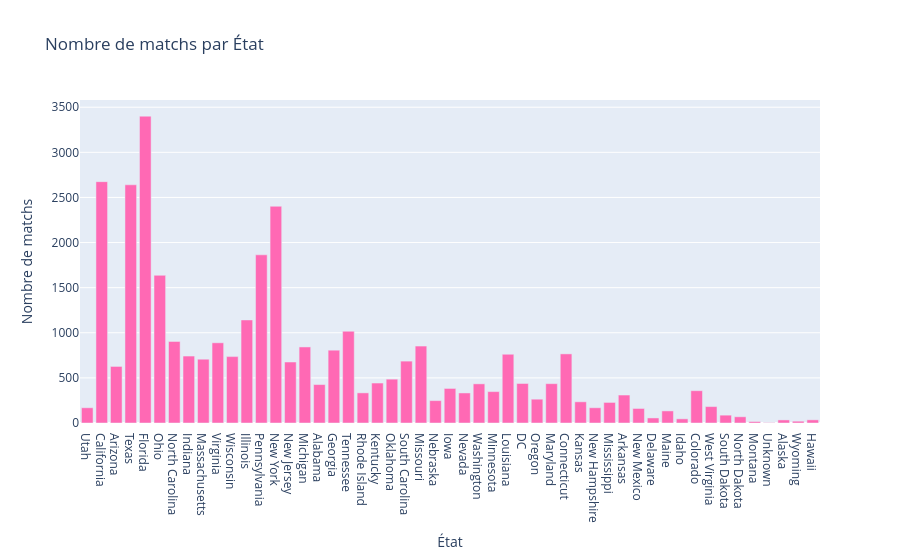

Notebook code cell kept with this figure:
### Code cell
import plotly.express as px
fig = px.bar(df.dropna(subset=['state']).drop_duplicates(subset=['state']), x='state', y="state_count", title='Nombre de matchs par État', color_discrete_sequence=['#FF69B4'], labels={'state':'État', 'state_count':"Nombre de matchs"})
fig.show()

### Figure 1 — Plotly figure (JSON) as saved in the notebook; plotly's stock layout.template omitted (floating-point values rounded to 4 significant figures)
{"data": [{"hovertemplate": "État=%{x}<br>Nombre de matchs=%{y}<extra></extra>", "legendgroup": "", "marker": {"color": "#FF69B4", "pattern": {"shape": ""}}, "name": "", "orientation": "v", "showlegend": false, "textposition": "auto", "type": "bar", "x": [" Utah", " California", " Arizona", " Texas", " Florida", " Ohio", " North Carolina", " Indiana", " Massachusetts", " Virginia", " Wisconsin", " Illinois", " Pennsylvania", " New York", " New Jersey", " Michigan", " Alabama", " Georgia", " Tennessee", " Rhode Island", " Kentucky", " Oklahoma", " South Carolina", " Missouri", " Nebraska", " Iowa", " Nevada", " Washington", " Minnesota", " Louisiana", " DC", " Oregon", " Maryland", " Connecticut", " Kansas", " New Hampshire", " Mississippi", " Arkansas", " New Mexico", " Delaware", " Maine", " Idaho", " Colorado", " West Virginia", " South Dakota", " North Dakota", " Montana", " Unknown", " Alaska", " Wyoming", " Hawaii"], "xaxis": "x", "y": [169, 2675, 627, 2640, 3401, 1637, 904, 742, 707, 889, 736, 1142, 1864, 2402, 676, 843, 426, 807, 1017, 334, 443, 486, 686, 853, 248, 383, 333, 434, 348, 762, 438, 264, 436, 766, 235, 169, 228, 310, 161, 56, 134, 46, 358, 182, 87, 69, 16, 4, 34, 20, 35], "yaxis": "y"}], "layout": {"barmode": "relative", "legend": {"tracegroupgap": 0}, "title": {"text": "Nombre de matchs par État"}, "xaxis": {"anchor": "y", "domain": [0, 1], "title": {"text": "État"}}, "yaxis": {"anchor": "x", "domain": [0, 1], "title": {"text": "Nombre de matchs"}}}}
